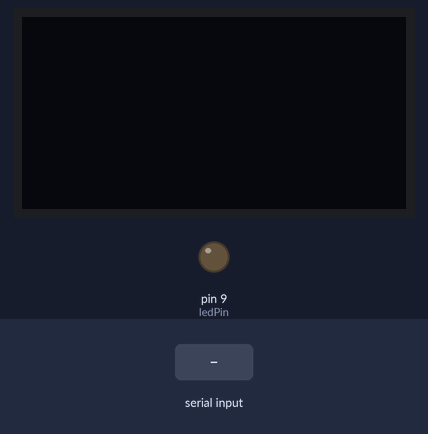
Simulated run of this sketch. Board: Arduino Uno, built with avr-gcc and run on an emulated ATmega328P. Parts: 128×64 one-colour display, output pins drawn as LEDs (lit = HIGH). Inputs (shaded band) come from the test bench.

Above: at 1.2 s.
1.3 s: "A90\n" received over Serial
At 1.6 s:
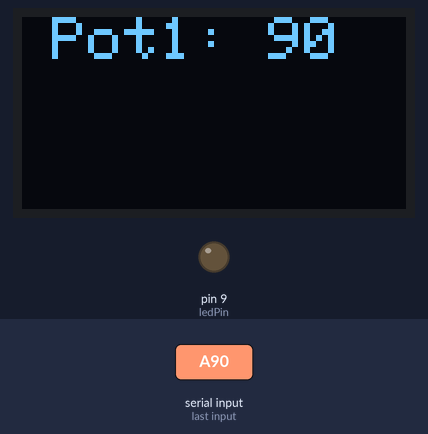
2.8 s: "A,45\n" received over Serial
At 4.0 s:
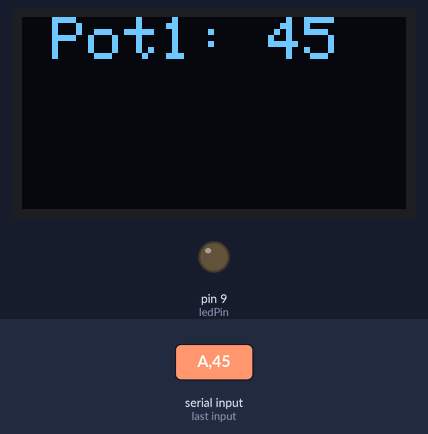
Timing chart, 0 to 5.8 s (numbered marks = the images above; inputs shaded):
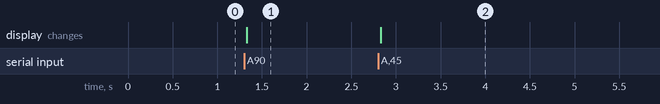

The sketch:

serial_led.ino
```cpp
#include <Adafruit_SSD1306.h>
#define SCREEN_WIDTH 128 // OLED display width, in pixels
#define SCREEN_HEIGHT 64 // OLED display height, in pixels
#define SCREEN_ADDRESS 0x3C ///< See datasheet for Address; 0x3D for 128x64, 0x3C for 128x32
Adafruit_SSD1306 telaMara(SCREEN_WIDTH, SCREEN_HEIGHT); // definindo oled como telaMara rsrs

int ledPin = 9;    // nomeia o pino9 do arduino como ledPin

void setup() {
  pinMode(ledPin, OUTPUT);     //Pino9 como saida
  Serial.begin(9600);				   //Inicialica a comunicação serial

  telaMara.begin(SSD1306_SWITCHCAPVCC, SCREEN_ADDRESS);
  telaMara.clearDisplay();
}

void loop() {
  char dado;	// Declara dado como variavel local do tipo char
  int valor;  // Declara valor como variavel local do tipo int

  if(Serial.available() > 0){			// Se tem alguma coisa no buffer da serial
    dado = Serial.read();					// Entao salva em dado

    if(dado == 'A'){ //se o dado comecar com A

      valor = Serial.parseInt(); // Recebe o valor do Serial e passa para int
      telaMara.clearDisplay(); // comeca a configuracao da tela oled, limpando
      telaMara.setTextSize(2); //dobro de tamanho da letra
      telaMara.setTextColor(SSD1306_WHITE);//cor de texto: branco
      telaMara.setCursor(10,0); //posição do texto na tela
      telaMara.println(String("Pot1: ") + valor); //printa o valor do Potenciometro 1
      telaMara.display(); //mostra no Oled
      }

      if(dado == 'B'){ //se o dado comecar com B
      valor = Serial.parseInt();
      telaMara.clearDisplay();
      telaMara.setTextSize(2);
      telaMara.setTextColor(SSD1306_WHITE);
      telaMara.setCursor(10,0);
      telaMara.println(String("Pot2: ") + valor);
      telaMara.display();
      }
  delay(100);
  }//end if Serial.available
}//end loop
```

Measured:
- after the input at 1.3 s, the display: changes at once (image 1)
- after the input at 2.8 s, the display: changes at once (image 2)
